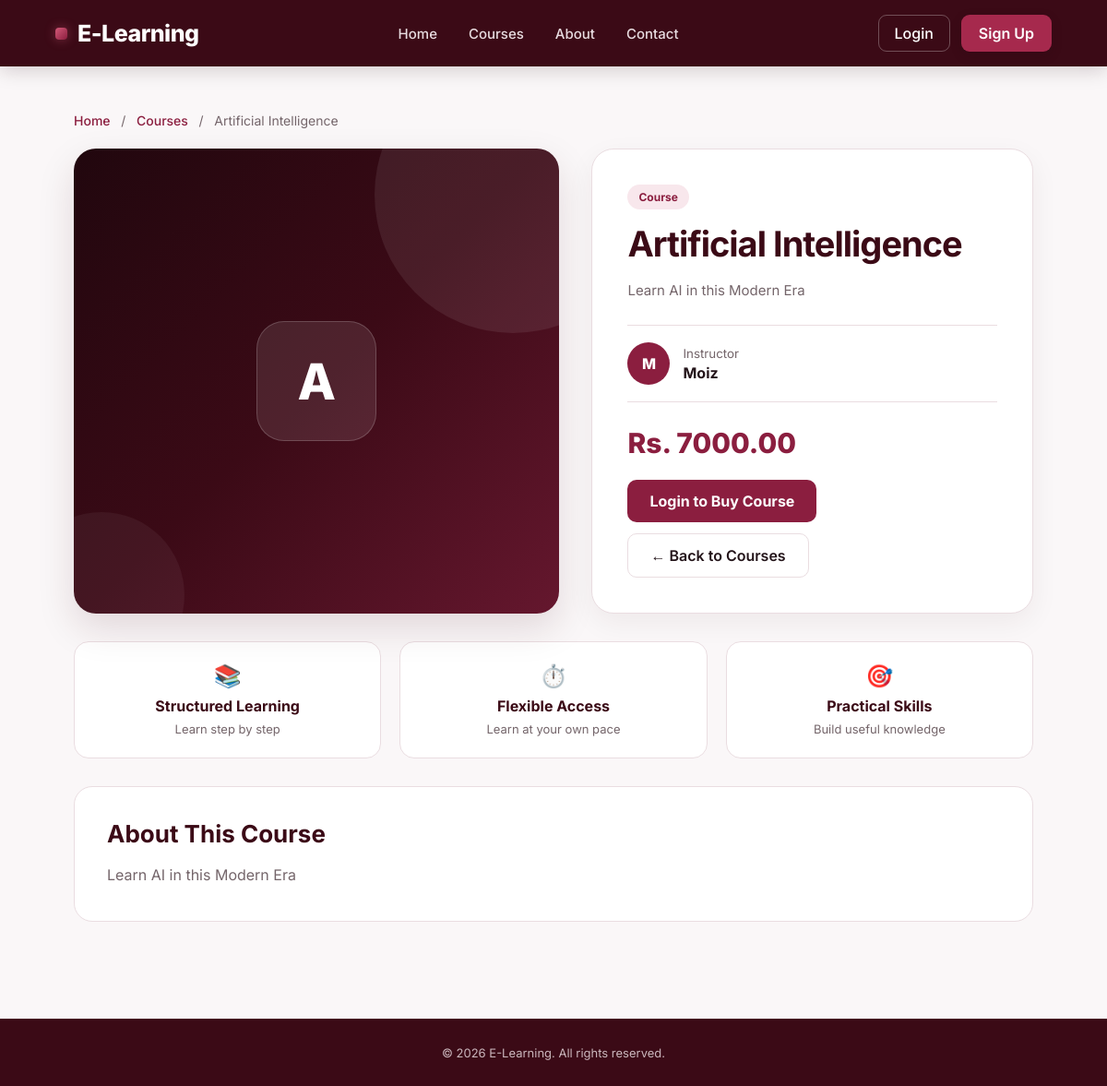
/courses/course/4/, run on the app's committed database.
### courses/models.py (models this page shows, shortened)
class Course(models.Model):
    title = models.CharField(max_length=200)
    description = models.TextField()
    instructor = models.CharField(max_length=100)
    price = models.DecimalField(max_digits=10, decimal_places=2)

### courses/views.py (the view)
# urls.py: path('course/<int:course_id>/', views.course_detail, name='course_detail'),
def course_detail(request, course_id):
    course = get_object_or_404(
        Course,
        id=course_id
    )
    is_enrolled = False
    if request.user.is_authenticated:
        is_enrolled = Enrollment.objects.filter(
            user=request.user,
            course=course
        ).exists()
    return render(
        request,
        "courses/course_detail.html",
        {
            "course": course,
            "is_enrolled": is_enrolled,
        }
    )

### templates/courses/course_detail.html (shortened to what this page needs)
{% extends "base.html" %}
{% block content %}
<div class="course-detail-wrapper">
    <div class="breadcrumb">
        <a href="{% url 'home' %}">
            Home
        </a>
        &nbsp; / &nbsp;
        <a href="{% url 'course_list' %}">
            Courses
        </a>
        &nbsp; / &nbsp;
        {{ course.title }}
    </div>
    <section class="course-detail-hero">
        <div class="course-visual">
            <div class="course-big-icon">
                {{ course.title|slice:":1" }}
            </div>
        </div>
        <div class="course-detail-main">
            <span class="detail-tag">
                Course
            </span>
            <h1>
                {{ course.title }}
            </h1>
            <p class="description">
                {% if course.description %}
                    {{ course.description }}
                {% else %}
                    Learn this course through structured content
                    and practical concepts designed to help you
                    build useful skills.
                {% endif %}
            </p>
            <div class="detail-instructor">
                <div class="instructor-avatar">
                    {{ course.instructor|slice:":1" }}
                </div>
                <div>
                    <small>
                        Instructor
                    </small>
                    <strong>
                        {{ course.instructor }}
                    </strong>
                </div>
            </div>
            <div class="detail-price">
                Rs. {{ course.price }}
            </div>
            <div class="detail-actions">
                {% if user.is_authenticated %}
                    {% if is_enrolled %}
                        <button
                            class="enrolled-btn"
                            disabled
                        >
                            ✓ Already Enrolled
                        </button>
                    {% else %}
                        <a
                            href="{% url 'create_checkout_session' course.id %}"
                            class="enroll-btn"
                        >
                            Buy Course - Rs. {{ course.price }}
                        </a>
                    {% endif %}
                {% else %}
                    <a
                        href="{% url 'login' %}?next={% url 'create_checkout_session' course.id %}"
                        class="login-enroll-btn"
                    >
                        Login to Buy Course
                    </a>
                {% endif %}
                <a
                    href="{% url 'course_list' %}"
                    class="back-btn"
                >
                    ← Back to Courses
                </a>
            </div>
        </div>
    </section>
    <section class="course-info-grid">
        <div class="info-card">
            <div class="info-icon">
                📚
            </div>
            <strong>
                Structured Learning
            </strong>
            <span>
                Learn step by step
            </span>
        </div>
        <div class="info-card">
            <div class="info-icon">
                ⏱️
            </div>
            <strong>
                Flexible Access
            </strong>
            <span>
                Learn at your own pace
            </span>
        </div>
        <div class="info-card">
            <div class="info-icon">
                🎯
            </div>
            <strong>
                Practical Skills
            </strong>
            <span>
                Build useful knowledge
            </span>
        </div>
    </section>
    <section class="about-course">
        <h2>
            About This Course
        </h2>
        <p>
            {% if course.description %}
                {{ course.description }}
            {% else %}
                This course is designed to provide clear
                explanations and practical learning so
                students can understand the subject and
                apply what they learn.
            {% endif %}
        </p>
    </section>
</div>
{% endblock %}

### templates/base.html (style rules this page uses)
:root { --maroon-darkest: #21070e; --maroon-dark: #3b0a16; --maroon: #65172e; --accent: #8b1e3f; --accent-hover: #6f1732; --accent-light: #f8e7ec; --accent-soft: #f3a6ba; --text-dark: #24151a; --text-muted: #74656a; --border: #eadde1; --background: #faf7f8; --white: #ffffff; --success: #166534; --success-bg: #dcfce7; --error: #991b1b; --error-bg: #fee2e2; }
* { margin: 0; padding: 0; box-sizing: border-box; }
html { scroll-behavior: smooth; }
body { font-family: 'Inter', Arial, Helvetica, sans-serif; background: var(--background); color: var(--text-dark); min-height: 100vh; -webkit-font-smoothing: antialiased; }
a { color: var(--accent); text-decoration: none; font-weight: 500; }

### templates/courses/course_detail.html (style rules this page uses)
.course-detail-wrapper { max-width: 1100px; margin: 0 auto; }
.breadcrumb { margin-bottom: 22px; font-size: 14px; color: var(--text-muted); }
.breadcrumb a { color: var(--accent); }
.course-detail-hero { display: grid; grid-template-columns: 1.1fr 1fr; gap: 35px; align-items: stretch; margin-bottom: 30px; }
.course-visual { min-height: 360px; border-radius: 24px; background: linear-gradient( 135deg, #21070e, #3b0a16, #65172e ); position: relative; overflow: hidden; display: flex; align-items: center; justify-content: center; box-shadow: 0 16px 40px rgba(59, 10, 22, 0.13); }
.course-visual::before { content: ""; position: absolute; width: 300px; height: 300px; border-radius: 50%; right: -100px; top: -100px; background: rgba(255,255,255,0.08); }
.course-visual::after { content: ""; position: absolute; width: 180px; height: 180px; border-radius: 50%; left: -60px; bottom: -70px; background: rgba(255,255,255,0.05); }
.course-big-icon { position: relative; z-index: 2; width: 130px; height: 130px; border-radius: 30px; background: rgba(255,255,255,0.10); border: 1px solid rgba(255,255,255,0.18); display: flex; align-items: center; justify-content: center; color: white; font-size: 54px; font-weight: 800; }
.course-detail-main { background: white; border: 1px solid var(--border); border-radius: 24px; padding: 38px; box-shadow: 0 10px 30px rgba(59, 10, 22, 0.06); }
.detail-tag { display: inline-block; background: var(--accent-light); color: var(--accent); font-size: 12px; font-weight: 700; padding: 6px 12px; border-radius: 999px; margin-bottom: 16px; }
.course-detail-main h1 { margin: 0 0 15px; color: var(--maroon-dark); font-size: 38px; line-height: 1.15; letter-spacing: -1px; }
.course-detail-main .description { color: var(--text-muted); line-height: 1.7; font-size: 15px; margin-bottom: 25px; }
.detail-instructor { display: flex; align-items: center; gap: 14px; padding: 18px 0; border-top: 1px solid var(--border); border-bottom: 1px solid var(--border); }
.instructor-avatar { width: 46px; height: 46px; border-radius: 50%; background: var(--accent); color: white; display: flex; align-items: center; justify-content: center; font-weight: 800; font-size: 16px; }
.detail-instructor small { display: block; color: var(--text-muted); margin-bottom: 3px; }
.detail-instructor strong { color: var(--text-dark); }
.detail-price { margin-top: 26px; color: var(--accent); font-size: 30px; font-weight: 800; }
.detail-actions { display: flex; gap: 12px; margin-top: 22px; flex-wrap: wrap; align-items: center; }
.login-enroll-btn { background: var(--accent); color: white; padding: 13px 24px; border-radius: 10px; font-weight: 700; transition: 0.2s ease; text-decoration: none; display: inline-block; }
.back-btn { background: white; border: 1px solid var(--border); color: var(--text-dark); padding: 13px 24px; border-radius: 10px; font-weight: 600; text-decoration: none; }
.course-info-grid { display: grid; grid-template-columns: repeat(3, 1fr); gap: 20px; margin-top: 30px; }
.info-card { background: white; border: 1px solid var(--border); border-radius: 16px; padding: 22px; text-align: center; }
.info-icon { font-size: 24px; margin-bottom: 8px; }
.info-card strong { display: block; color: var(--maroon-dark); margin-bottom: 4px; }
.info-card span { color: var(--text-muted); font-size: 13px; }
.about-course { margin-top: 30px; background: white; border: 1px solid var(--border); border-radius: 20px; padding: 35px; }
.about-course h2 { margin: 0 0 15px; color: var(--maroon-dark); font-size: 26px; }
.about-course p { margin: 0; color: var(--text-muted); line-height: 1.8; }

### data on the page
Course: title "Artificial Intelligence", title "A", description "Learn AI in this Modern Era", instructor "M", instructor "Moiz", price "7000.00"
